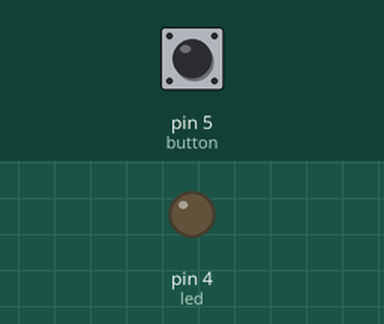
Simulated run of this sketch. Board: Arduino Uno, built with avr-gcc and run on an emulated ATmega328P. Parts: output pins drawn as LEDs (lit = HIGH). Inputs (shaded band) come from the test bench; at power-on: pin 5 (button) HIGH.

Above: at 1.2 s.
1.3 s: pin 5 (button) pulled LOW for 0.15 s
At 1.37 s:
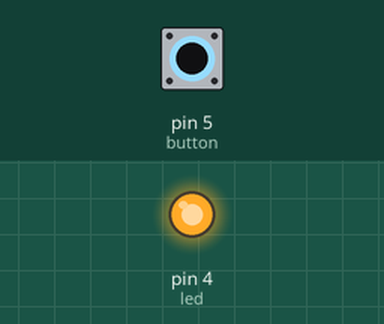
2.9 s: pin 5 (button) pulled LOW for 3.2 s
At 7.1 s:
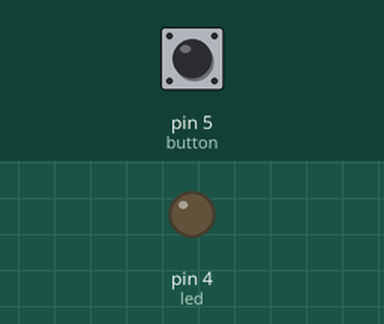
Timing chart, 0 to 8.6 s (numbered marks = the images above; inputs shaded):
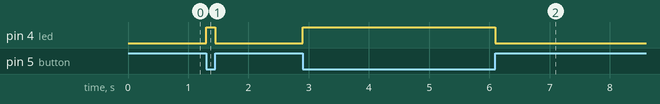

Measured:
- after the input at 1.3 s, pin 4 (led): LOW → HIGH at once, → LOW 0.15 s later
- after the input at 2.9 s, pin 4 (led): LOW → HIGH at once, → LOW 3.2 s later

The sketch:

Active-LowLEDCircuitProject.ino
```cpp
#define led 4
#define button 5
int state = 0;
void setup() {
  // put your setup code here, to run once:
  pinMode(led, OUTPUT);
  pinMode(button, INPUT);
}

void loop() {
  // put your main code here, to run repeatedly:
  state = digitalRead(button);
  if(state == 0){
    digitalWrite(led, HIGH);
  }
  else{
    digitalWrite(led, LOW);
  }
}
```
